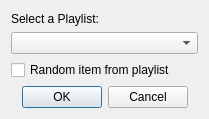
<?xml version="1.0" encoding="UTF-8"?>
<ui version="4.0">
 <class>importPlaylistDialog</class>
 <widget class="QDialog" name="importPlaylistDialog">
  <property name="geometry">
   <rect>
    <x>0</x>
    <y>0</y>
    <width>209</width>
    <height>119</height>
   </rect>
  </property>
  <property name="windowTitle">
   <string>Select Playlist</string>
  </property>
  <layout class="QVBoxLayout" name="verticalLayout">
   <item>
    <layout class="QVBoxLayout" name="mainLayout" stretch="0,0,0">
     <item>
      <widget class="QLabel" name="label">
       <property name="text">
        <string>Select a Playlist:</string>
       </property>
      </widget>
     </item>
     <item>
      <widget class="QComboBox" name="comboBox_playlist"/>
     </item>
     <item>
      <widget class="QCheckBox" name="checkBox_random">
       <property name="text">
        <string>Random item from playlist</string>
       </property>
      </widget>
     </item>
    </layout>
   </item>
   <item>
    <widget class="QDialogButtonBox" name="buttonBox">
     <property name="layoutDirection">
      <enum>Qt::LeftToRight</enum>
     </property>
     <property name="orientation">
      <enum>Qt::Horizontal</enum>
     </property>
     <property name="standardButtons">
      <set>QDialogButtonBox::Cancel|QDialogButtonBox::Ok</set>
     </property>
     <property name="centerButtons">
      <bool>true</bool>
     </property>
    </widget>
   </item>
  </layout>
 </widget>
 <resources/>
 <connections>
  <connection>
   <sender>buttonBox</sender>
   <signal>accepted()</signal>
   <receiver>importPlaylistDialog</receiver>
   <slot>accept()</slot>
   <hints>
    <hint type="sourcelabel">
     <x>248</x>
     <y>254</y>
    </hint>
    <hint type="destinationlabel">
     <x>157</x>
     <y>274</y>
    </hint>
   </hints>
  </connection>
  <connection>
   <sender>buttonBox</sender>
   <signal>rejected()</signal>
   <receiver>importPlaylistDialog</receiver>
   <slot>reject()</slot>
   <hints>
    <hint type="sourcelabel">
     <x>316</x>
     <y>260</y>
    </hint>
    <hint type="destinationlabel">
     <x>286</x>
     <y>274</y>
    </hint>
   </hints>
  </connection>
 </connections>
</ui>
